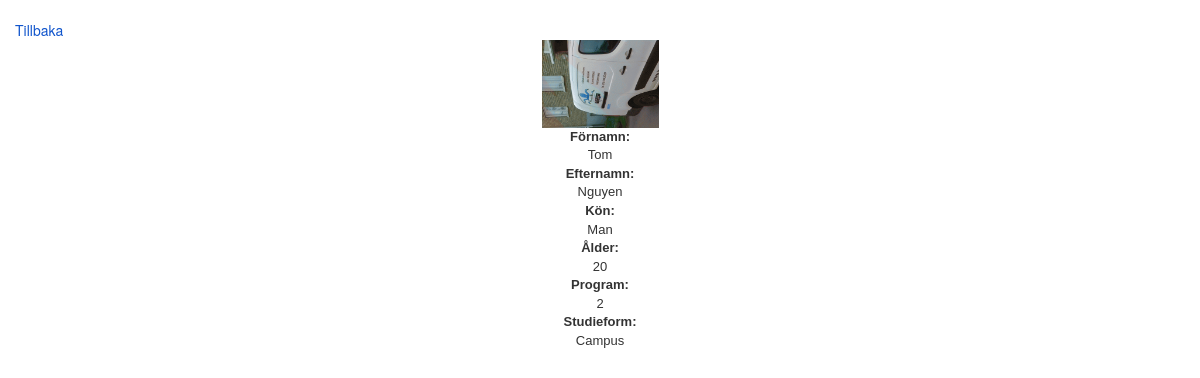
The page /Feed/index.php?profile&id=37 (signed in) on the database as committed earlier.
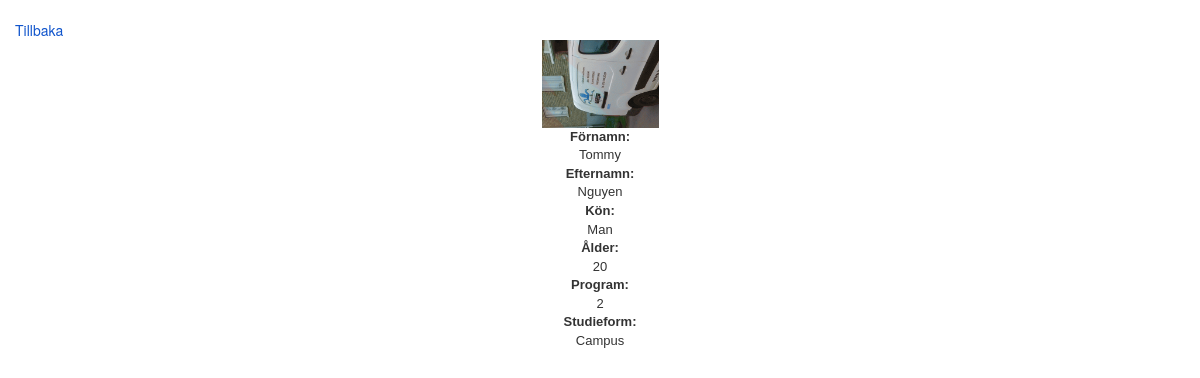
The same page on the database as committed later.
### tables this page shows
CREATE TABLE IF NOT EXISTS `userdetails` (
  `userDetailid` int(11) NOT NULL AUTO_INCREMENT,
  `UserId` int(11) NOT NULL,
  `firstname` varchar(50) NOT NULL,
  `lastname` varchar(50) NOT NULL,
  `sex` varchar(10) NOT NULL,
  `birthday` date DEFAULT NULL,
  `schoolForm` varchar(50) NOT NULL,
  `ProgramId` int(11) NOT NULL,
  PRIMARY KEY (`userDetailid`),
  KEY `UserId` (`UserId`),
  KEY `ProgramId` (`ProgramId`)
);

### Feed/View/ProfileView.php (the view, shortened to what the rows shown need)
<?php
require_once('Model/ImagesModel.php');
require_once('View/BaseView.php');
require_once('Model/LoginModel.php');
class ProfileView extends BaseView
{
  private $imagesModel;
  private $pic;
  function __construct()
  {
    $this->imagesModel = new ImagesModel();
    $this->loginModel = new LoginModel();
  }
 public function userProfile($msg = '') {
    $Images = glob("imgs/*.*");
    $html = '<!DOCTYPE html>
        <html>
        <head>
        <meta charset="utf-8">
        <link rel="stylesheet" type="text/css" href="css/custom.css" />
        <meta name="viewport" content="width=device-width, initial-scale=1">
        <title>LSN</title>
        </head>
        <body>
        <div class="container">
        </br>
        <a href="?">Tillbaka</a>
        ';
    $html .= '<div id="imgContainer">';
    if ($this->loginModel->getId() == $this->getId()) {
       $html .= "
        <br><br>
        <nav class='navbar navbar-default' role='navigation'>
        <div class='navbar-header'>
          <button type='button' class='navbar-toggle' data-toggle='collapse'
             data-target='#example-navbar-collapse'>
             <span class='sr-only'>Toggle navigation</span>
             <span class='icon-bar'></span>
             <span class='icon-bar'></span>
             <span class='icon-bar'></span>
          </button>
       </div>
       <div class='collapse navbar-collapse' id='example-navbar-collapse'>
          <ul class='nav navbar-nav'>
             <li><a name='changePassword' href='?" . $this->changePasswordLocation . "'>Ändra lösenord</a></li>
          </ul>
       </div>
    </nav>";
    $html .='<form  class="form-horizontal" enctype="multipart/form-data" action="" method="post" name="image_upload_form" id="image_upload_form">';
    foreach ($Images as $value) {
      $img = $this->imagesModel->getImages($this->loginModel->getId());
      $removeImg = $this->imagesModel->getImgToRemove(basename($value));
      if ($img->getImgName() == basename($value)) {
          $html .= '<div id="imgArea"><img src="'.$value.'">';
          $this->pic = $value;
      }
    }
    $user = $this->loginModel->GetUserProfileDetails($this->getId());
    if(basename($this->pic) === "" && $user->getSex() == "Man")
    {
      $html .= '<div id="imgArea"><img src="img/default.jpg">';
    }
    else if(basename($this->pic) === "" && $user->getSex() == "Kvinna")
    {
      $html .= '<div id="imgArea"><img src="img/kvinna.png">';
    }
    $html .= '<div class="progressBar">
        <div class="bar"></div>
        <div class="percent">0%</div>
      </div>
      <div id="imgChange"><span>Bläddra</span></br>
        <input type="File" accept="imgs/*" name="image_upload_file" id="image_upload_file">
        <input type="submit" name="change" value="Byt" class="btn btn-info" id="change">
        <input type="submit" name="default" value="Ändra till standard" class="btn btn-info" id="default">
      </div>
    </div><br/><br/>
    <br/><br/><br/>
    <br/><br/></form>
</div>';
            $age = "";
            $sex = $user->getSex();
            $birthday = $user->getBirthday();
            $studyForm = $user->getSchoolForm();
            $institute = $user->getInstitute();
            $email = $user->getEmail();
            $firstName = htmlspecialchars($user->getfName());
            $lastName = htmlspecialchars($user->getlName());
            if (empty($birthday) == false)
            {
                $age = $this->calculateAge($user->getBirthday());
            }
            $html .=    "<form action='' class='form-horizontal' method=post enctype=multipart/form-data>
                       <fieldset>
                       $this->message
                 <div class='form-group'>
                  <label class='col-sm-2 control-label1' for='$this->fNameLocation'>Förnamn: </label>
                  <div class='col-sm-10'>
                  <div style='color: #FF0000;'>*</div>
                    <input id='fName' class='form-control1'  name='$this->fNameLocation' value='" . $firstName . "' type='text' size='20' maxlength='20'/>
                  </div>
                </div>
                 <div class='form-group'>
                  <label class='col-sm-2 control-label1' for='$this->lNameLocation'>Efternamn: </label>
                  <div class='col-sm-10'>
                  <div style='color: #FF0000;'>*</div>
                    <input id='lName' class='form-control1'  name='$this->lNameLocation' value='". $lastName . "' type='text' size='20' maxlength='20'/>
                  </div>
                </div>
                <div class='form-group'>
                  <label class='col-sm-2 control-label1' for='$this->sexLocation'>Kön: </label>
                  <div class='col-sm-10'>
                  <div style='color: #FF0000;'>*</div>";
                  if ($sex == "Man")
                  {
                    $html .= "
                    <select name='$this->sexLocation'>
                    <option value=''>VÄLJ KÖN</option>
                  <option value='Man' selected>Man</option>
                  <option value='Kvinna'>Kvinna</option>
                </select>
                    </div>
                  </div>";
              }
              else
              {
                                   $html .= "
                    <select name='$this->sexLocation'>
                    <option value=''>VÄLJ KÖN</option>
                  <option value='Man'>Man</option>
                  <option value='Kvinna' selected>Kvinna</option>
                </select>
                    </div>
                  </div>";
              }
              if ($birthday == "0000-00-00")
              {
                  $birthday = "";
              }
                $html .= "<div class='form-group'>
                  <label class='col-sm-2 control-label1' for='$this->birthdayLocation'>Födelsedag: </label>
                  <div class='col-sm-10'>
                  <input id='birthday' name='$this->birthdayLocation' type='date' value='" . $birthday . "' placeholder='1992-05-12'/>
              </div>
                </div>";
                if ($studyForm == "Campus") {
                  $html .= "<div class='form-group'>
                  <label class='col-sm-2 control-label1' for='$this->schoolLocation'>Välj din studieform: </label>
                  <div class='col-sm-10'>
                  <div style='color: #FF0000;'>*</div>
                  <select name='$this->schoolLocation'>
                  <option value=''>VÄLJ STUDIEFORM</option>
                <option value='Campus' selected>Campus</option>
                <option value='Distans'>Distans</option>
              </select>
                  </div>
                </div>";
              }
              else
              {
                  $html .= "<div class='form-group'>
                          <label class='col-sm-2 control-label1' for='$this->schoolLocation'>Välj din studieform: </label>
                          <div class='col-sm-10'>
                          <div style='color: #FF0000;'>*</div>
                          <select name='$this->schoolLocation'>
                          <option value=''>VÄLJ STUDIEFORM</option>
                        <option value='Campus'>Campus</option>
                        <option value='Distans' selected>Distans</option>
                      </select>
                          </div>
                        </div>";
              }
              if ($institute == "2")
              {
                  $html .= "<div class='form-group'>
                  <label class='col-sm-2 control-label1' for='$this->instituteLocation'>Vad läser du för program? </label>
                  <div class='col-sm-10'>
                  <div style='color: #FF0000;'>*</div>
                  <select name='$this->instituteLocation'>
                  <option value=''>VÄLJ PROGRAM</option>
                <option value='2' selected>Utveckling av digitala tjänster</option>
                <option value='1'>Webbprogrammering</option>
                <option value='3'>Iteraktionsdesign</option>
              </select>
                  </div>
                </div>";
              }
              else if ($institute == "1")
              {
                  $html .= "<div class='form-group'>
                  <label class='col-sm-2 control-label1' for='$this->instituteLocation'>Vad läser du för program? </label>
                  <div class='col-sm-10'>
                  <div style='color: #FF0000;'>*</div>
                  <select name='$this->instituteLocation'>
                  <option value=''>VÄLJ PROGRAM</option>
                <option value='2'>Utveckling av digitala tjänster</option>
                <option value='1' selected>Webbprogrammering</option>
                <option value='3'>Iteraktionsdesign</option>
              </select>
                  </div>
                </div>";
              }
              else
              {
                  $html .= "<div class='form-group'>
                  <label class='col-sm-2 control-label1' for='$this->instituteLocation'>Vad läser du för program? </label>
                  <div class='col-sm-10'>
                  <div style='color: #FF0000;'>*</div>
                  <select name='$this->instituteLocation'>
                  <option value=''>VÄLJ PROGRAM</option>
                <option value='2'>Utveckling av digitala tjänster</option>
                <option value='1'>Webbprogrammering</option>
                <option value='3' selected>Iteraktionsdesign</option>
              </select>
                  </div>
                </div>";
              }
              $html .= "<div class='form-group'>
                   <div class='col-sm-offset-2'>
                   <input type='hidden' name='CSRFToken' value='" . Token::generate() . "' />
                   <input class='btn btn-default' name='$this->editProfileLocation' type='submit' value='Redigera användaruppgifter' />
                 </div>
               </div>
             </fieldset>
             </form>";
        }
        else
        {
            foreach ($Images as $value) {
              $img = $this->imagesModel->getImages($this->getId());
              if ($img->getImgName() == basename($value)) {
                  $html .= '<div id="imgArea"><img src="'.$value.'">';
                  $this->pic = $value;
              }
            }
         $user = $this->loginModel->GetUserProfileDetails($this->getId());
            $birthday = $user->getBirthday();
            $age = "";
            if ($birthday != "0000-00-00")
            {
              $age = $this->calculateAge($birthday);
            }
            $html .= '
            <strong>Förnamn:</strong> <br>' . $user->getfName() . '<br>
            <strong>Efternamn:</strong> <br>' . $user->getlName() . ' <br>
            <strong>Kön:</strong> <br> '  . $user->getSex() .  ' <br>
            <strong>Ålder:</strong> <br> ' . $age . ' <br>
            <strong>Program:</strong> <br> ' . $user->getInstitute() . ' <br>
            <strong>Studieform:</strong> ' . $user->getSchoolForm();
        $html .='</div>
                </div>
                </div>
        </body>
        </html>';
      }
      return $html;
  }
  public function RenderUserProfile($errorMessage = '') {
    $userProfile = $this->userProfile($errorMessage);
    return $userProfile;
  }
  public function calculateAge($birthdate)
  {
    $birthday = new DateTime($birthdate);
    $today   = new DateTime('today');
    return $age = $birthday->diff($today)->y;
  }
}

Rows that differ between the two databases and show on the page:
changed userdetails "Nguyen": firstname "Tom" → "Tommy"
